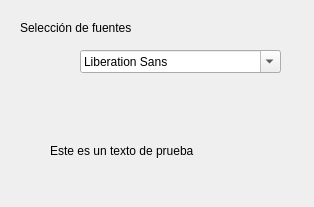
<?xml version="1.0" encoding="UTF-8"?>
<ui version="4.0">
 <class>fonts</class>
 <widget class="QWidget" name="fonts">
  <property name="geometry">
   <rect>
    <x>0</x>
    <y>0</y>
    <width>314</width>
    <height>207</height>
   </rect>
  </property>
  <property name="windowTitle">
   <string>Form</string>
  </property>
  <widget class="QFontComboBox" name="fontComboBox">
   <property name="geometry">
    <rect>
     <x>80</x>
     <y>50</y>
     <width>201</width>
     <height>23</height>
    </rect>
   </property>
  </widget>
  <widget class="QLabel" name="label">
   <property name="geometry">
    <rect>
     <x>20</x>
     <y>20</y>
     <width>141</width>
     <height>16</height>
    </rect>
   </property>
   <property name="text">
    <string>Selección de fuentes</string>
   </property>
  </widget>
  <widget class="QLabel" name="font">
   <property name="geometry">
    <rect>
     <x>50</x>
     <y>130</y>
     <width>211</width>
     <height>41</height>
    </rect>
   </property>
   <property name="text">
    <string>Este es un texto de prueba</string>
   </property>
  </widget>
 </widget>
 <resources/>
 <connections/>
</ui>
